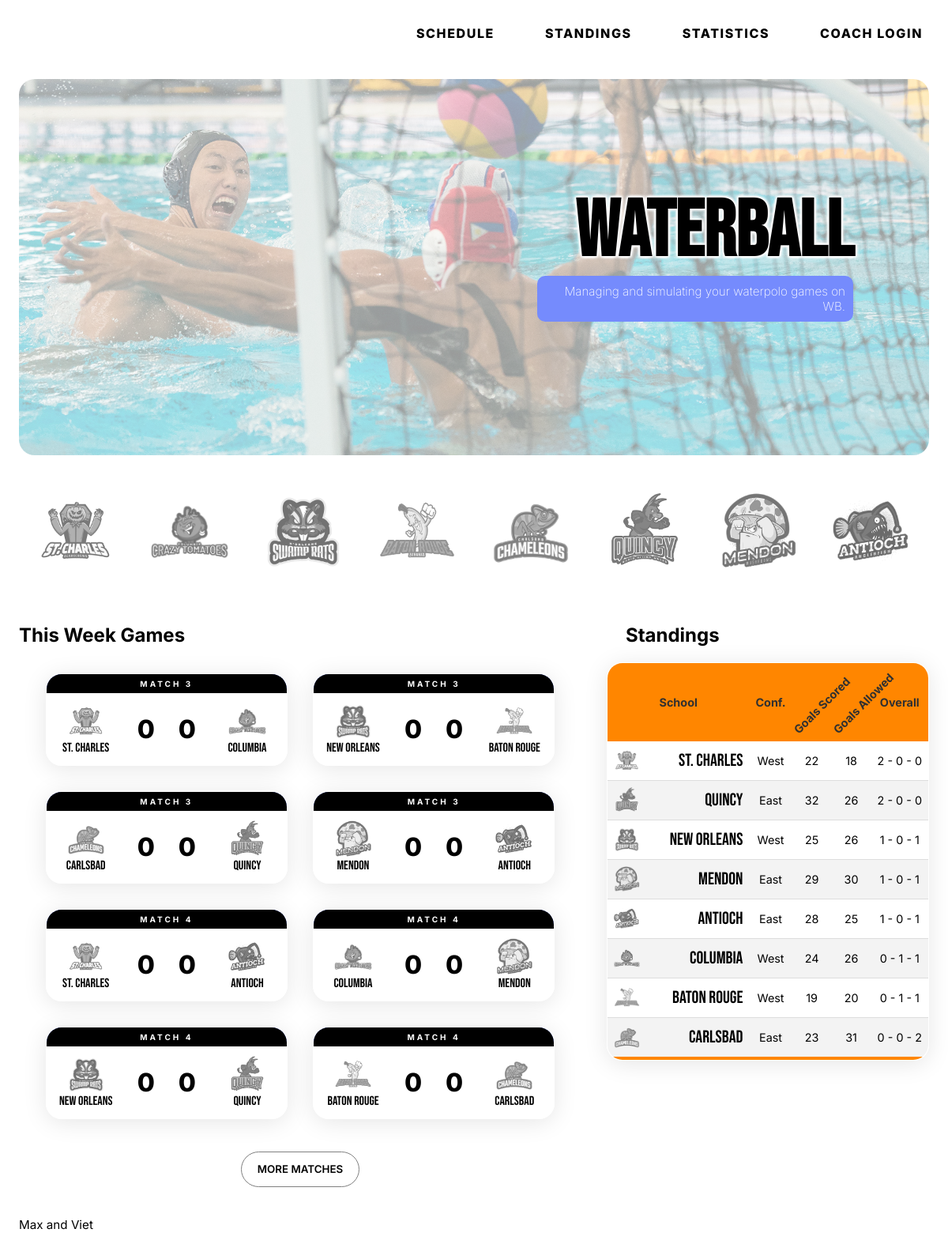
The app's page /, older data.
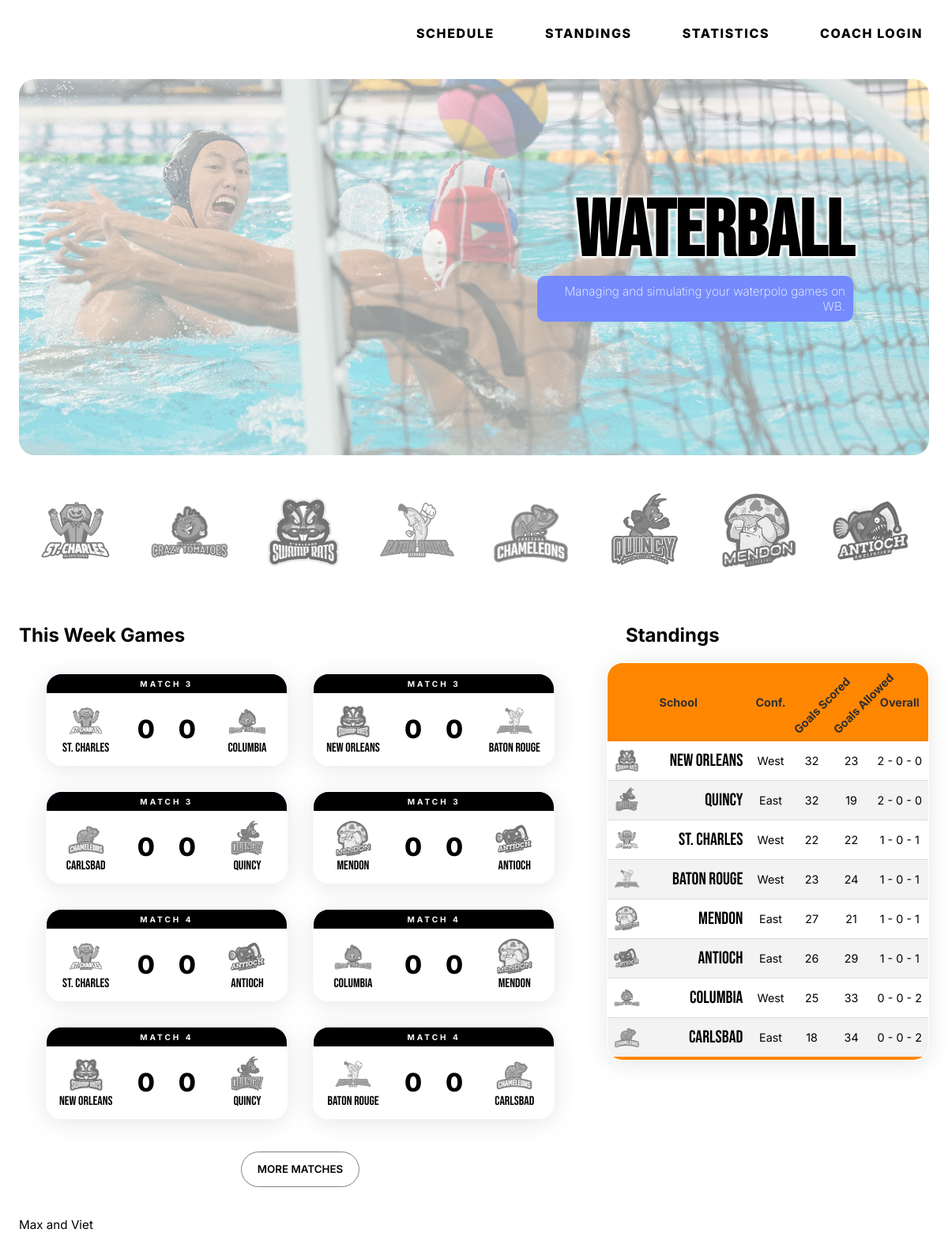
The same page, newer data.
### tables this page shows
CREATE TABLE teams (
  team_id INTEGER NOT NULL PRIMARY KEY AUTOINCREMENT,
  name varchar(30) NOT NULL,
  city varchar(30) NOT NULL,
  nickname varchar(30) NOT NULL,
  coach_id INTEGER NOT NULL,
  abb varchar(3) NOT NULL,
  short_name varchar(30) NOT NULL,
  division varchar(100) DEFAULT NULL,
  cp INTEGER NOT NULL DEFAULT '0',
  cp_used INTEGER NOT NULL DEFAULT '0',
  recruiting_poINTEGERs INTEGER NOT NULL DEFAULT '0',
  active char(1) NOT NULL DEFAULT 'Y',
  overall INTEGER NOT NULL DEFAULT '0',
  aggression INTEGER NOT NULL DEFAULT '0',
  logo text NOT NULL Default '0'
);

CREATE TABLE standings (
  id int DEFAULT NULL,
  season int DEFAULT NULL,
  team_id int DEFAULT NULL,
  wins int DEFAULT NULL,
  ties int DEFAULT NULL,
  losses int DEFAULT NULL,
  goals_scored int DEFAULT NULL,
  goals_against int DEFAULT NULL,
  competition_abb text,
  competition_type text,
  group_id text
);

CREATE TABLE schedule (
  schedule_id INTEGER DEFAULT NULL PRIMARY KEY AUTOINCREMENT,
  season INTEGER DEFAULT NULL,
  match_number INTEGER DEFAULT NULL,
  home_id INTEGER DEFAULT NULL,
  away_id INTEGER DEFAULT NULL,
  home_goals INTEGER DEFAULT NULL,
  away_goals INTEGER DEFAULT NULL,
  match_type text,
  competition_abb text,
  competition_type text,
  tiebreaker text,
  played text,
  commentary text,
  boxscore text,
  debug text,
  html_report text,
  home_rating double DEFAULT NULL,
  away_rating double DEFAULT NULL
);

### main.py (the view)
@app.route('/')
def index():
  conn = get_db_connection()
  teams = conn.execute('SELECT * FROM teams').fetchall()
  conn.close()
  conn = get_db_connection()
  standings = conn.execute('SELECT teams.team_id AS id, teams.logo AS logo, teams.name AS name, teams.division as division, standings.wins AS wins, standings.ties AS ties, standings.losses AS losses, standings.goals_scored AS scored, standings.goals_against AS against FROM teams INNER JOIN standings ON teams.team_id = standings.team_id WHERE standings.competition_type = "L" ORDER BY(standings.wins) desc'
  ).fetchall()
  conn = get_db_connection()
  schedule = conn.execute(
    'SELECT * FROM schedule where played = "N" LIMIT 8').fetchall()
  conn.close()
  conn = get_db_connection()
  homeschedule = conn.execute(
    'SELECT teams.* FROM schedule INNER JOIN teams ON teams.team_id = schedule.home_id'
  ).fetchall()
  conn.close()
  conn = get_db_connection()
  awayschedule = conn.execute(
    'SELECT teams.* FROM schedule INNER JOIN teams ON teams.team_id = schedule.away_id'
  ).fetchall()
  conn.close()
  return render_template('index.html',
                         title="Home",
                         teams=teams,
                         standings=standings,
                         schedule=schedule,
                         homeschedule=homeschedule,
                         awayschedule=awayschedule)

### main.py (called while the page is built)
def get_db_connection():
  conn = sqlite3.connect('database.db')
  conn.row_factory = sqlite3.Row
  return conn

### templates/index.html (shortened to what this page needs)
{% extends 'template.html' %}
{% block content %}
<section class="header-img adjust">
    <div id="canvas_body_div">
    </div>
    <img class="bg-opacity" src="{{url_for('static', filename='header.jpg')}}" alt="waterpolo" id="indexhd">
    <div class="overlay-text">
      <div class="background-gradient">
      <h1>WATERBALL</h1>
      <p>Managing and simulating your waterpolo games on WB.</p>
      </div>
    </div>
</section>
    </header>
    <main class="adjust">
        <section class="teams flex">
          {% for team in teams %}
            {% set url = team['logo'] %}
            <a href="{{ url_for('displayTeam', id=team['team_id']) }}" class="team-logo-wrapper">
                <img class="grey-filter" src="{{ url_for('static',filename=team['logo']) }}" alt="{{ team['name'] }}">
            </a>
          {% endfor %}
        </section>
        <section class="split">
            <aside class="standing">
                <h2>Standings</h2>
                <table class="styled-table standing-table index-table glass">
                  <thead>
                      <tr>
                          <th align ="center">School</th>
                          <th align ="center">Conf.</th>
                          <th align ="center">Goals Scored</th>
                          <th align ="center">Goals Allowed</th>
                          <th align ="center">Overall</th>
                      </tr>
                  </thead>
                  <tbody>
                    {% for stand in standings %}
                      <tr>
                          <td>
                            <a href="{{ url_for('displayTeam', id=stand['id']) }}" class="team-logo-wrapper">
                                <img class="grey-filter" src="{{ url_for('static',filename=stand['logo']) }}" alt="{{ stand['id'] }}">
                            </a>
                            {{ stand["name"] }}
                          </td>
                          <td align ="center">{{ stand["division"] }}</td>
                          <td align ="center">{{ stand["scored"] }}</td>
                          <td align ="center">{{ stand["against"] }}</td>
                        <td align ="center">{{ stand["wins"] }} - {{ stand["ties"] }} - {{ stand["losses"] }}</td>
                      </tr>
                    {%endfor%}
                  </tbody>
              </table>
            </aside>
          <article>
            <h2>This Week Games</h2>
            <section class="week-schedule">
          {% for sched in schedule %}
          <table class="game-table styled-table glass">
            <thead>
              <tr>
                <th colspan="4" style="background-color: black; color: white; text-transform: uppercase; text-align:center;letter-spacing: 0.3em; font-size: 10px;padding: 6px 15px;">
                  Match {{ sched['match_number'] }}
                </th>
              </tr>
            </thead>
            <tbody>
                <tr>
                  {% if sched['home_id'] < sched['away_id'] %}
                  {% for t in teams %}
                  {% if sched['home_id'] == t['team_id'] %}
                  <td>
                    <a href="{{ url_for('displayTeam', id=sched['home_id']) }}" class="team-logo-wrapper">
                        <img class="grey-filter" src="{{ url_for('static',filename=t['logo']) }}" alt="{{ sched['home_id'] }}">
                    </a>
                    {{ t["name"] }}
                  </td>
                  <td>{{ sched['home_goals'] }}</td>
                  {% endif %}
                  {% if sched['away_id'] == t['team_id'] %}
                  <td>{{ sched['away_goals'] }}</td>
                  <td>
                        <a href="{{ url_for('displayTeam', id=sched['away_id']) }}" class="team-logo-wrapper">
                                  <img class="grey-filter" src="{{ url_for('static',filename=t['logo']) }}" alt="{{ sched['away_id'] }}"></a>
                        {{ t['name'] }}</td>
                  {% endif %}
                  {% endfor %}
                  {% endif %}
                </tr>
            </tbody>
        </table>
        {% endfor %}
      </section>
        <a style="text-decoration:none;" href="/schedule/" class="setting-button">
          <button action="/schedule/" class="button"  style="margin-right:auto;">
            More Matches
          </button>
        </a>
      </section>
    </main>
{% endblock %}

### templates/template.html
{% include "include/header.html" %}
{% block content %} {% endblock %}
{% include "include/footer.html" %}

### templates/include/header.html (shortened to what this page needs)
<!DOCTYPE html>
<html lang="en">
<head>
  <link rel="stylesheet" href="{{ url_for('static', filename='style.css') }}">
  <link rel="stylesheet" href="{{ url_for('static', filename='responsiveNavBar.css') }}" />
</head>
<body>
    <header class="container">
        <nav class="navbar hide">
            <div class="navcontent">
                <div class="nav-logo" id="nav-logo">
                </div>
                <div class="mainnav">
                    <div class="menu add-padding-right" id="menu">
                        <div><a href="/schedule/" class="hover">Schedule</a></div>
                        <div><a href="/standings/" class="hover">Standings</a></div>
                        <div><a href="/stats/" class="hover">Statistics</a></div>
                        <div>
                          {% if current_user.is_authenticated %}
                          <div class="dropdown">
                            <a href="/profile/dashboard/" class="hover arrow-relative">Profile
                                <span class="arrow-container">
                                    <span class="nav-arrow material-symbols-outlined">
                                        expand_circle_down
                                    </span>
                                </span>
                            </a>
                            <div class="dropdown-content">
                                <a href="/logout/" class="navlink hover">Sign Out</a>
                            </div>
                        </div>
                          {% else %}
                          <a href="/coachlogin/" class="hover">Coach Login</a>
                          {% endif %}
                        </div>
                    </div>
                </div>
            </div>
        </nav>

### templates/include/footer.html (shortened to what this page needs)
<footer>
        <div class="adjust">
            <p>Max and Viet</p>
        </div>
    </footer>
</body>
</html>

### static/responsiveNavBar.css (style rules this page uses)
:root { --font-family: 'Inter', sans-serif; --hero-blue: #386fa4; --secondary-blue: #758bfd; --accent-yellow: #ff8600; }

### templates/index.html (style rules this page uses)
.standing-table { font-size: 0.9em; }
.standing-table th, .standing-table td { padding: 8px; }
.standing-table th:nth-child(3), .standing-table th:nth-child(4), .standing-table td:nth-child(3), .standing-table td:nth-child(4) { max-width: 50px !important; }
.standing-table th:nth-child(3), .standing-table th:nth-child(4) { height: 100px; white-space: nowrap; transform: translate(-9px, 25px) rotate(315deg); width: 50px; }
.standing-table th:nth-child(2) { width: 20px !important; }
.standing-table th:first-child { width: 180px !important; }
.standing-table td:first-child { text-align: right; font-family: var(--font-display); font-size: 22px; }
.standing-table tbody tr td:first-child .team-logo-wrapper { height: 1.5em; }

Row changes from the older to the newer data that the page shows:
changed standings "New Orleans": scored "25" → "32"; against "26" → "23"; wins "1" → "2"; losses "1" → "0"; moves up the list
changed standings "Quincy": against "26" → "19"; moves down the list
changed standings "St. Charles": against "18" → "22"; wins "2" → "1"; losses "0" → "1"
changed standings "Baton Rouge": scored "19" → "23"; against "20" → "24"; wins "0" → "1"; ties "1" → "0"; moves up the list
changed standings "Mendon": scored "29" → "27"; against "30" → "21"
changed standings "Antioch": scored "28" → "26"; against "25" → "29"
changed standings "Columbia": scored "24" → "25"; against "26" → "33"; ties "1" → "0"; losses "1" → "2"
changed standings "Carlsbad": scored "23" → "18"; against "31" → "34"
